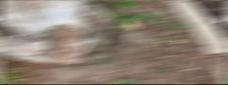
#> input picture images/2.jpg, 228 x 85 px
$ jupyter execute --allow-errors lab3_3.ipynb   (shell and % lines are left out)
#> lines starting #> are read from the running program, lines starting #| are printed output that depends on the picture
[cell 1]
import sys
sys.path.append('../')
import matplotlib.pyplot as plt
#import ipywidgets as widgets
from IPython.display import display
import cv2 as cv
import numpy as np
from utility import util

image1 = cv.imread('../images/2.jpg')
#> image1 is the input picture: shape (85, 228, 3); mean B, G, R 118.9, 131.7, 143.7
print(type(image1))
#| <class 'numpy.ndarray'>
print(image1.shape)
#| (85, 228, 3)
image1 = cv.cvtColor(image1, cv.COLOR_BGR2RGB)
plt.imshow(image1)
#> (this line was passed over: IPython is not available in this run)

[cell 2]
scale_percent = 250  # Процент от изначального размера
width = int(image1.shape[1] * 40 / 100)
#> width = 91
height = int(image1.shape[0] * 100 / 100)
#> height = 85
dim = (width, height)
#> dim = (91, 85)
resized_image = cv.resize(image1, dim, interpolation=cv.INTER_AREA)
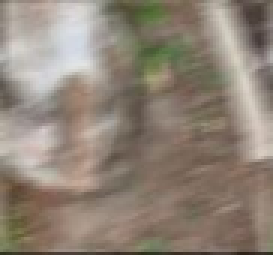
#> resized_image: shape (85, 91, 3) (shown 3 times larger); mean R, G, B 143.7, 131.7, 118.9
plt.imshow(resized_image)
#> (this line was passed over: IPython is not available in this run)
#resized_image = image1

[cell 3]
a = 1
b = 2
kernel1 = np.asarray([[a, b, a], [b, -(4*a+4*b - 1), b], [a,b, a]])
kernel2 = np.asarray([[-0.25, -0.25, -0.25], [-0.25, 3, -0.25], [-0.25, -0.25, -0.25]])
# kernel3 = np.asarray([[0, -0.25, 0], [-0.25, 2, -0.25], [0, -0.25, 0]])
kernel3 = np.array([[-1,0,1], [-2,0,2], [-1,0,1]])
gray_image1 = resized_image
gray_image1_median = cv.medianBlur(gray_image1, 3)

filtered_image1 = cv.filter2D(gray_image1, -1, kernel1)
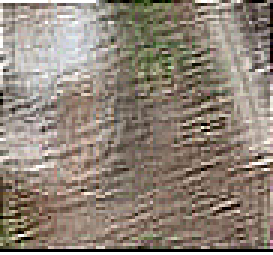
#> filtered_image1: shape (85, 91, 3) (shown 3 times larger); mean R, G, B 144.4, 132.7, 120.5
filtered_image1_median = cv.filter2D(gray_image1_median, -1, kernel1)
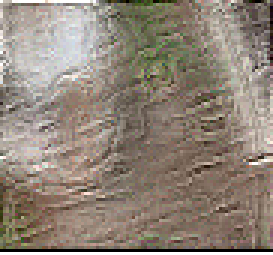
#> filtered_image1_median: shape (85, 91, 3) (shown 3 times larger); mean R, G, B 144.2, 132.5, 120.1
filtered_image2 = cv.filter2D(gray_image1, -1, kernel2)
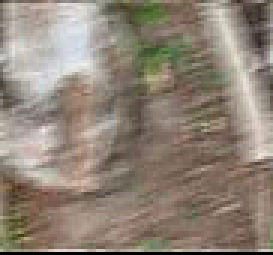
#> filtered_image2: shape (85, 91, 3) (shown 3 times larger); mean R, G, B 143.5, 131.6, 119
filtered_image2_median = cv.filter2D(gray_image1_median, -1, kernel2)
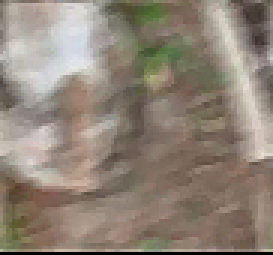
#> filtered_image2_median: shape (85, 91, 3) (shown 3 times larger); mean R, G, B 143.4, 131.5, 118.8
filtered_image3 = cv.filter2D(gray_image1, -1, kernel3)
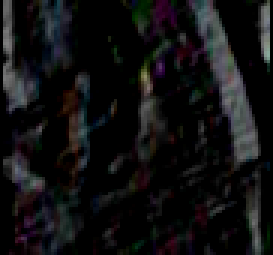
#> filtered_image3: shape (85, 91, 3) (shown 3 times larger); mean R, G, B 17, 16.8, 17.7
filtered_image3_median = cv.filter2D(gray_image1_median, -1, kernel3)

# вывод
plt.figure(figsize=(15, 17))
#> (this line was passed over: IPython is not available in this run)

plt.subplot(331)
#> (this line was passed over: IPython is not available in this run)
#> (the rest of this cell did not finish here and is left out)

$ run again, with images/lab5.jpg copied over images/2.jpg
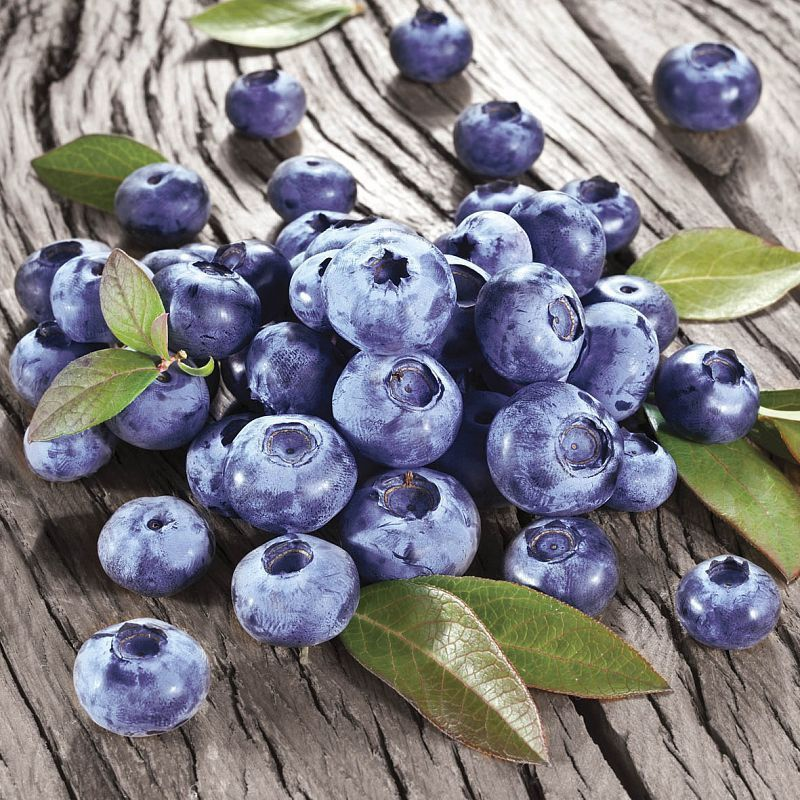
#> input picture images/lab5.jpg, 800 x 800 px
#> image1 is the input picture: shape (800, 800, 3); mean B, G, R 132.8, 126.6, 127.7
#| <class 'numpy.ndarray'>
#| (800, 800, 3)
#> `filtered_image2_median = cv.filter2D(gray_image1_median, -1, kernel2)`:
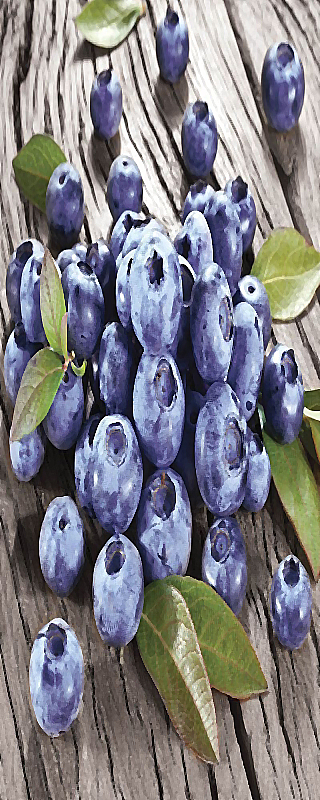
#> filtered_image2_median: shape (800, 320, 3); mean R, G, B 127.9, 126.8, 132.9
#> `filtered_image3_median = cv.filter2D(gray_image1_median, -1, kernel3)`:
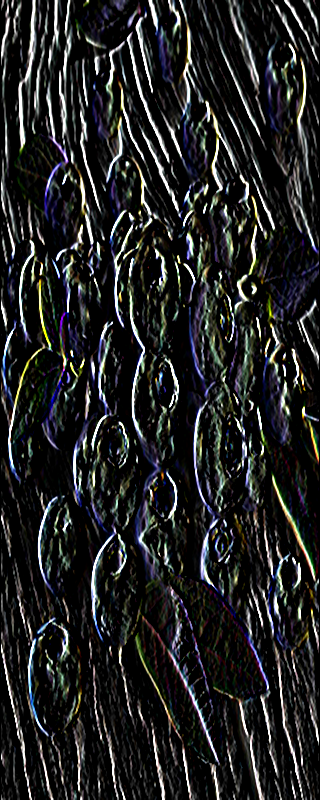
#> filtered_image3_median: shape (800, 320, 3); mean R, G, B 34.7, 35.5, 35.7
